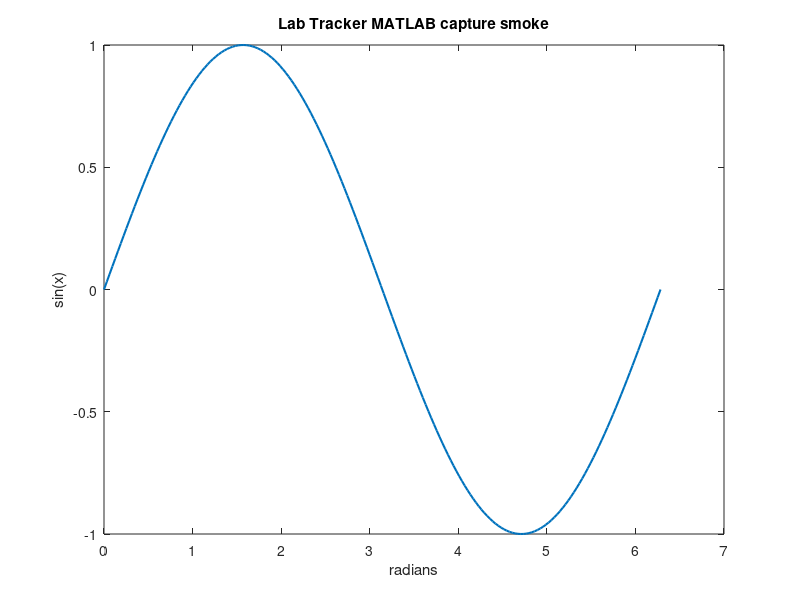

Write the MATLAB code that produced this figure. (Note: this script raises an error after producing the figure.)
% Lab Tracker MATLAB smoke example.
%
% Set LAB_TRACKER_BASE_URL, LAB_TRACKER_ACCESS_TOKEN or username/password,
% and LAB_TRACKER_PROJECT_ID before running against a live Lab Tracker server.
% This script uses only MATLAB APIs; it does not call Python.

addpath(fileparts(fileparts(mfilename('fullpath'))));

x = linspace(0, 2*pi, 200);
fig = figure('Visible', 'off');
plot(x, sin(x), 'LineWidth', 1.5);
xlabel('radians');
ylabel('sin(x)');
title('Lab Tracker MATLAB capture smoke');

outputPath = fullfile(tempdir, 'lab-tracker-matlab-smoke.png');
result = labtracker.savefig(fig, outputPath, ...
    'Metadata', struct('smoke_test', true, 'source', 'matlab-example'));
disp(result);
